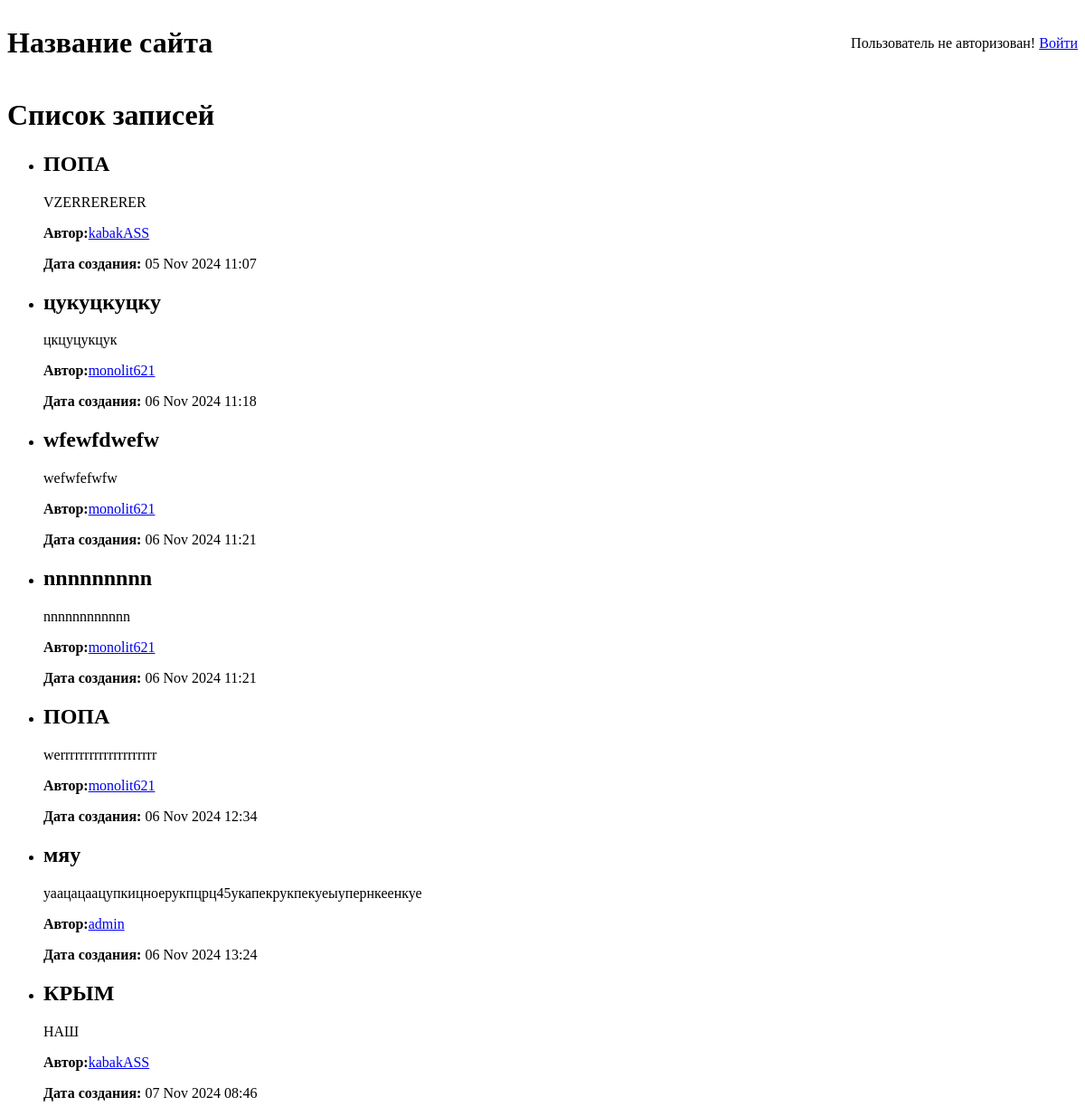
Before: / with the older database file.
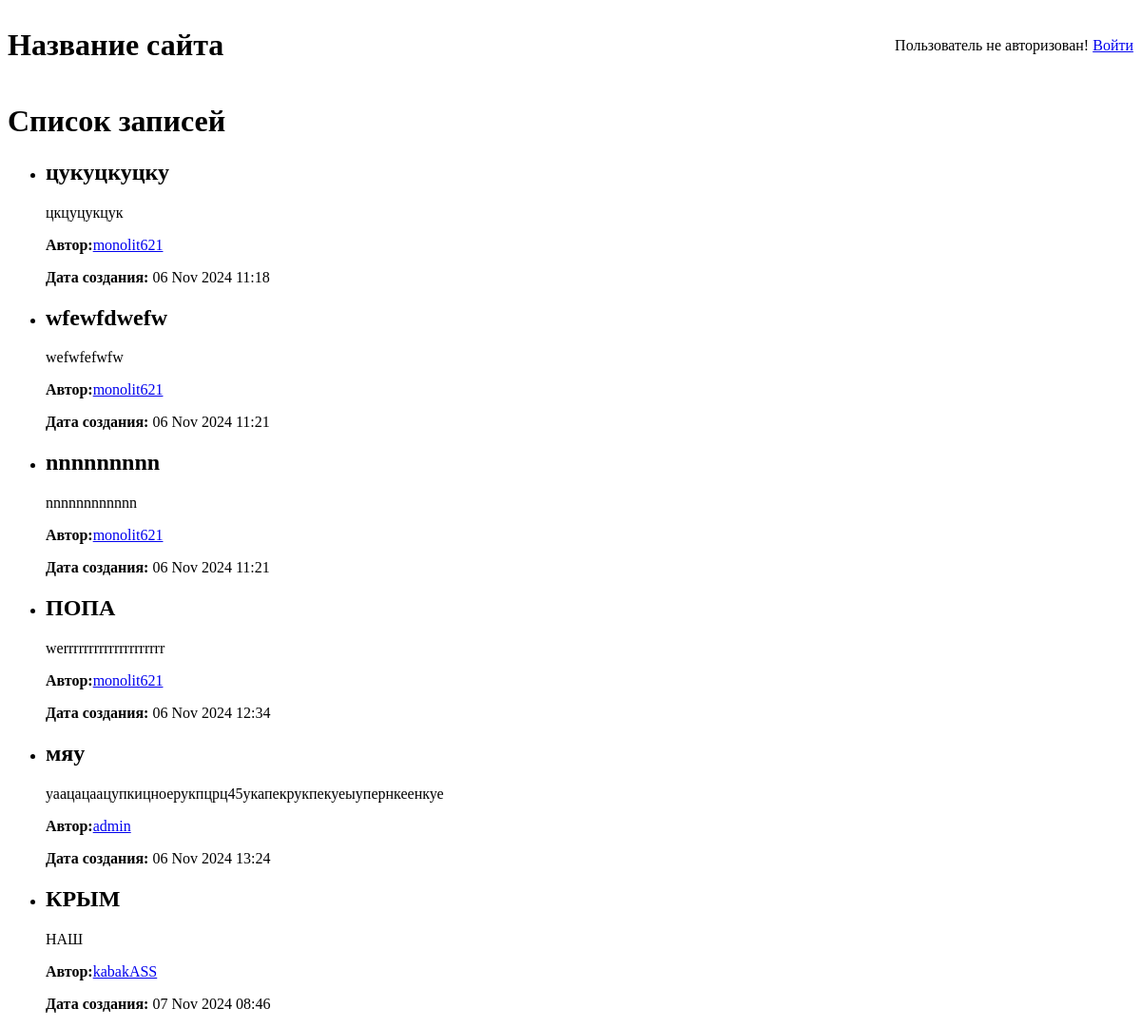
After: the same page with the newer database file.
### board/models.py (models this page shows, shortened)
class Note(models.Model):
    text = models.TextField()
    creation_date = models.DateTimeField(auto_now_add=True)
    name = models.CharField(max_length=20, blank=True, null=True)
    user = models.ForeignKey(User, on_delete=models.CASCADE)
    class Meta:
        verbose_name = "Запись"
        verbose_name_plural = "Записи"

### user/models.py (models this page shows, shortened)
class User(AbstractUser):
    registration_date = models.DateTimeField(auto_now_add=True)
    avatar = models.ImageField(
        verbose_name="Фотография пользователя",
        blank=True,
        upload_to=settings.MEDIA_USER_IMAGE_DIR,
    )
    class Meta:
        verbose_name = "Пользователь"
        verbose_name_plural = "Пользователи"

### board/views.py (the view)
# urls.py: path("", NoteListView.as_view(), name="board_note_list"),
class NoteListView(ListView):
    model = Note
    template_name = "board/base.html"
    context_object_name = "notes"

### templates/board/base.html
<!DOCTYPE html>
<html lang="ru">
    <header>
        {% include 'page/header.html' %}
    </header>
<body>
    <div class="container">
        <h1>Список записей</h1>
        <ul>
            {% for note in notes %}
                <li>
                    <h2>{{ note.name }}</h2>
                    <p>{{ note.text }}</p>
                    <p><strong>Автор:</strong><a href="{% url 'user_detail' note.user.id  %}">{{ note.user.username }}</a></p>
                    <p><strong>Дата создания:</strong> {{ note.creation_date|date:"d M Y H:i" }}</p>
                </li>
            {% empty %}
                <li>Записей нет.</li>
            {% endfor %}
        </ul>
    </div>
</body>
</html>

Changed rows visible on the page:
removed Note: name "ПОПА", text "VZERRERERER", user.username "kabakASS", creation_date "05 Nov 2024 11:07"
